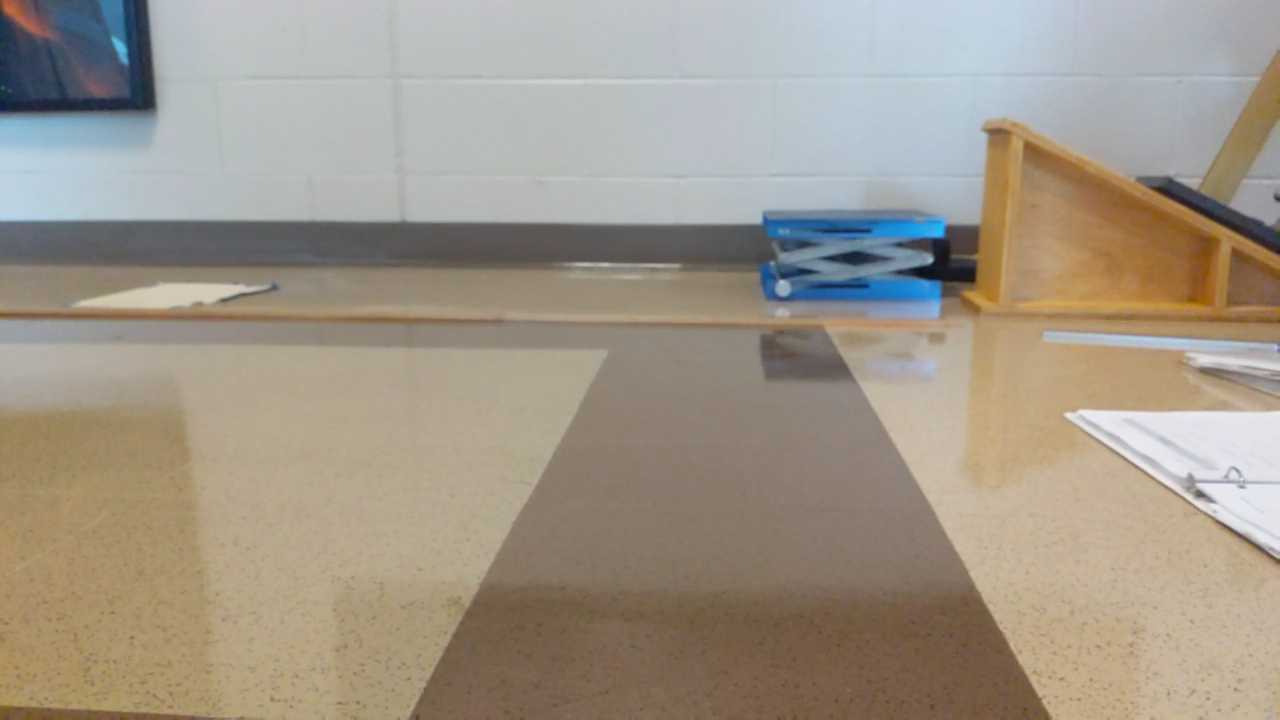
#> input picture frame 17 of sample_input/incline5.mp4, 1280 x 720 px
$ python track.py
#> lines starting #> are read from the running program, lines starting #| are printed output that depends on the picture
import cv2 as cv
import math as m
import pandas as pd
from skimage.metrics import structural_similarity

max_v_pixels_per_frame = 12

# Measurd 252 pixels to cover a 41cm wide cement block in the background
pixel_per_cm = 252 / 41
pixel_per_m = pixel_per_cm * 100

infile = '/home/jbuist/git/phy230/ballshot/trimmed/incline5.mp4'
outfile = infile.replace('mp4', 'csv')
pngfile = infile.replace('mp4', 'png')

# With videos trimmed we'll just use the first frame as reference
skip_frames = 1


def output_data(screen_positions, screen_timestamps):
    p1 = screen_positions[0]
    out_df = pd.DataFrame(
        columns=['screenx', 'screeny',
                 'ms', 'seconds',
                 'xpos', 'ypos',
                 ]
    )
    out_df.ms = screen_timestamps
    out_df.seconds = [ms/1000 for ms in screen_timestamps]
    out_df.screenx = [p[0] for p in screen_positions]
    out_df.screeny = [p[1] for p in screen_positions]
    out_df.screenx -= p1[0]
    out_df.screeny -= p1[1]
    out_df.screenx *= -1.0
    out_df.screeny *= -1.0
    out_df.xpos = out_df.screenx / pixel_per_m
    out_df.ypos = out_df.screeny / pixel_per_m
    out_df.to_csv(outfile)


def main():
    video = cv.VideoCapture(filename=infile)
    last_frame = None
    min_x, max_x = 175, 1220
    min_y, max_y = 30, 350
    bbox = (min_x, min_y, max_x-min_x, max_y-min_y)
    for x in range(skip_frames):
        _, orig_frame = video.read()
#> this loop made 1 pass
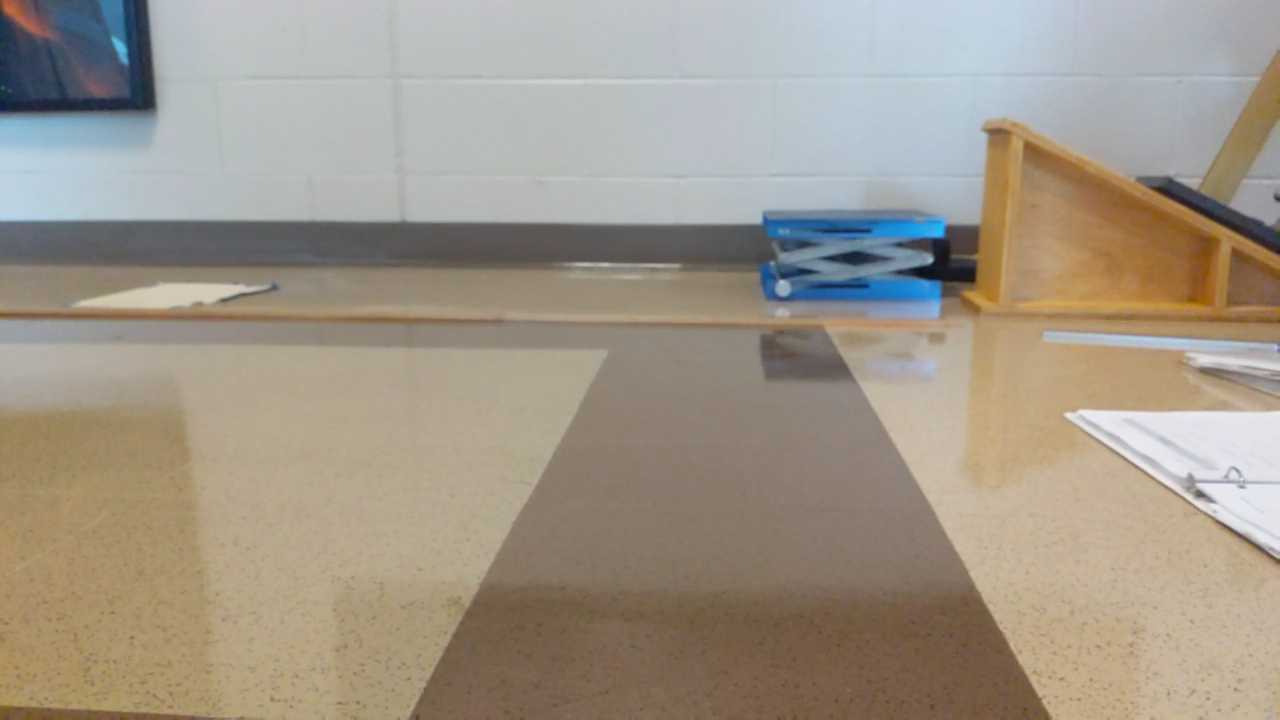
#> input picture frame 17 of sample_input/incline5.mp4, 1280 x 720 px

    orig_frame = cv.cvtColor(orig_frame, cv.COLOR_BGR2GRAY)
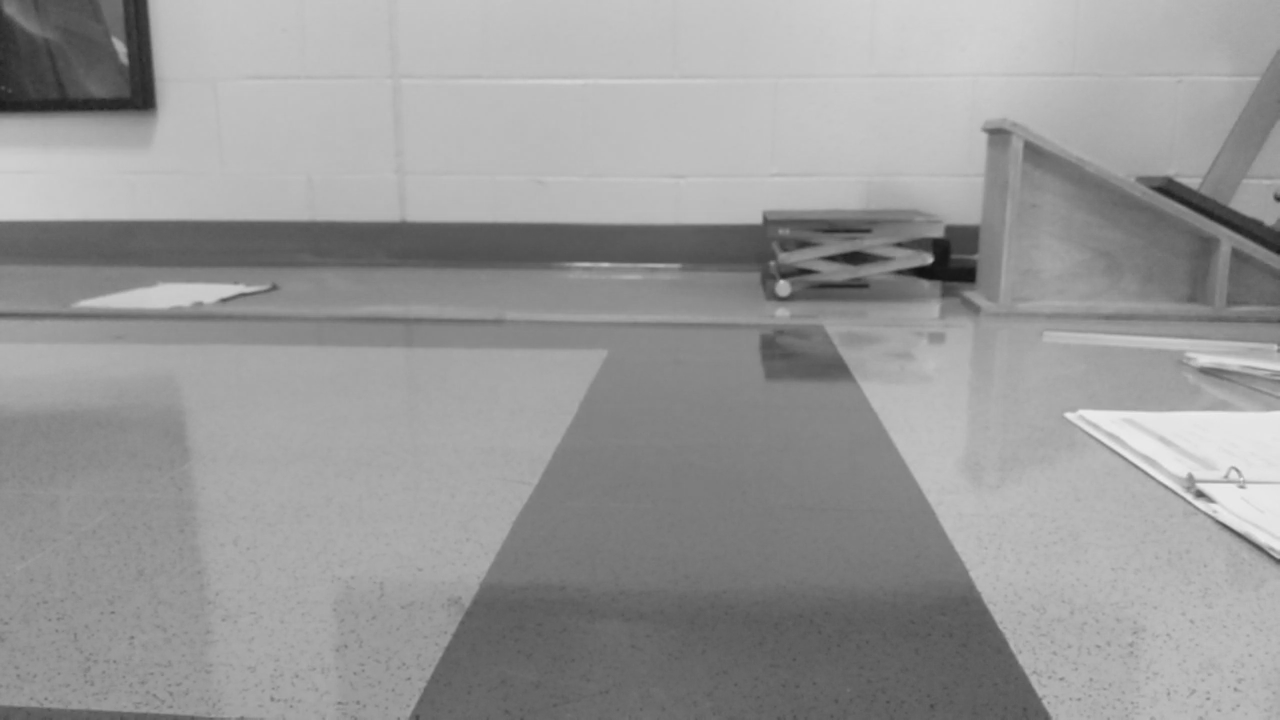
#> orig_frame: shape (720, 1280); min 17, max 239, mean 152.6
    last_known_pos = [None, None]
    sphere_screen_pos = []
    sphere_timestamps = []
    frame_count = 0
    begin_ts = None
    while True:
        ret, image = video.read()
        if ret is None or image is None:
            break  # End of video file
        if begin_ts is None:
            ms = video.get(cv.CAP_PROP_POS_MSEC) / 8
            begin_ts = ms
            print(ms)
        frame_count += 1
        # print(f'Frame: {frame_count}')
        ms = video.get(cv.CAP_PROP_POS_MSEC) / 8
        video_ts = ms-begin_ts
        curr_frame = cv.cvtColor(image, cv.COLOR_BGR2GRAY)
        # cv.imshow('Video', frame)
        if last_frame is not None:
            (score, diff) = structural_similarity(orig_frame, curr_frame,
                                                  full=True)
            diff = (diff * 255).astype("uint8")
            ret, thresh = cv.threshold(diff, 127, 255, 0)
            contours, hierarchy = cv.findContours(thresh, cv.RETR_TREE,
                                                  cv.CHAIN_APPROX_SIMPLE)
            good_contours = []
            bad_contours = []
            for c in contours:
                M = cv.moments(c)
                area = M["m00"]
                if area > 900000:  # What is this thing!?
                    continue
                if area < 100:
                    continue
                cX = int(M["m10"] / area)
                cY = int(M["m01"] / area)
                pos = [cX, cY]
                # Check if the center of maxx is within our search box
                if cX >= min_x and cX <= max_x and cY >= min_y and cY <= max_y:
                    approx = cv.approxPolyDP(c, 0.01*cv.arcLength(c, True),
                                             True)
                    if None not in last_known_pos:
                        dist = m.dist(last_known_pos, pos)
                    else:
                        dist = max_v_pixels_per_frame + 1

                    if ((len(approx) > 8 and len(approx) < 21)
                        or
                       (dist <= max_v_pixels_per_frame)):
                        good_contours.append(c)
                        sphere_screen_pos.append(pos)
                        sphere_timestamps.append(video_ts)
                        cv.circle(image, (cX, cY), 10, (255, 0, 255), -1)
                    else:
                        bad_contours.append(c)

            if len(good_contours) == 1:
                last_known_pos = [cX, cY]
            # cv.drawContours(image, good_contours, -1, (0, 255, 0), 3)
            cv.drawContours(image, bad_contours, -1, (0, 0, 255), 3)
            for pos in sphere_screen_pos:
                cv.circle(image, pos, 5, (255, 0, 000), 2)

            p1 = (int(bbox[0]), int(bbox[1]))
            p2 = (int(bbox[0] + bbox[2]), int(bbox[1] + bbox[3]))
            cv.rectangle(image, p1, p2, (0, 255, 0), 10)
            cv.imshow('diff', image)
            last_image = image.copy()
            # cv.imwrite('test.png', image)
        last_frame = curr_frame.copy()
        if not ret:
            break
        if cv.waitKey(1) == ord('q'):
#> (key q is pressed here)
            break
#> (the run stopped early here; a loop or call above may not have finished)
